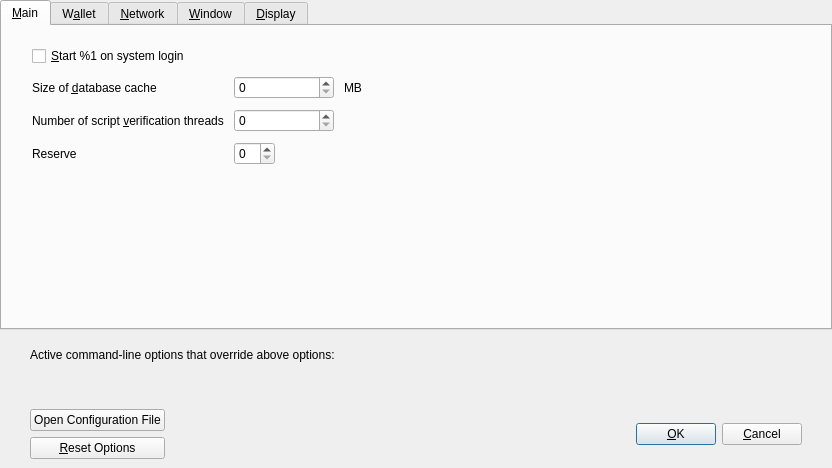
<?xml version="1.0" encoding="UTF-8"?>
<ui version="4.0">
 <class>OptionsDialog</class>
 <widget class="QDialog" name="OptionsDialog">
  <property name="geometry">
   <rect>
    <x>0</x>
    <y>0</y>
    <width>832</width>
    <height>468</height>
   </rect>
  </property>
  <property name="windowTitle">
   <string>Options</string>
  </property>
  <property name="modal">
   <bool>true</bool>
  </property>
  <layout class="QVBoxLayout" name="verticalLayout">
   <property name="leftMargin">
    <number>0</number>
   </property>
   <property name="topMargin">
    <number>0</number>
   </property>
   <property name="rightMargin">
    <number>0</number>
   </property>
   <property name="bottomMargin">
    <number>0</number>
   </property>
   <item>
    <widget class="QTabWidget" name="tabWidget">
     <property name="currentIndex">
      <number>0</number>
     </property>
     <widget class="QWidget" name="tabMain">
      <attribute name="title">
       <string>&amp;Main</string>
      </attribute>
      <layout class="QVBoxLayout" name="verticalLayout_3">
       <property name="spacing">
        <number>10</number>
       </property>
       <property name="leftMargin">
        <number>30</number>
       </property>
       <property name="topMargin">
        <number>20</number>
       </property>
       <property name="rightMargin">
        <number>30</number>
       </property>
       <property name="bottomMargin">
        <number>20</number>
       </property>
       <item>
        <widget class="QCheckBox" name="bitcoinAtStartup">
         <property name="toolTip">
          <string>Automatically start %1 after logging in to the system.</string>
         </property>
         <property name="text">
          <string>&amp;Start %1 on system login</string>
         </property>
        </widget>
       </item>
       <item>
        <layout class="QGridLayout" name="gridLayout">
         <property name="verticalSpacing">
          <number>10</number>
         </property>
         <item row="0" column="0">
          <widget class="QLabel" name="databaseCacheLabel">
           <property name="text">
            <string>Size of &amp;database cache</string>
           </property>
           <property name="textFormat">
            <enum>Qt::PlainText</enum>
           </property>
           <property name="buddy">
            <cstring>databaseCache</cstring>
           </property>
          </widget>
         </item>
         <item row="0" column="1">
          <layout class="QHBoxLayout" name="horizontalLayout_2_Main">
           <item>
            <widget class="QSpinBox" name="databaseCache">
             <property name="minimumSize">
              <size>
               <width>100</width>
               <height>0</height>
              </size>
             </property>
            </widget>
           </item>
           <item>
            <widget class="QLabel" name="databaseCacheUnitLabel">
             <property name="text">
              <string>MB</string>
             </property>
             <property name="textFormat">
              <enum>Qt::PlainText</enum>
             </property>
            </widget>
           </item>
           <item>
            <spacer name="horizontalSpacer_2_Main">
             <property name="orientation">
              <enum>Qt::Horizontal</enum>
             </property>
             <property name="sizeHint" stdset="0">
              <size>
               <width>40</width>
               <height>20</height>
              </size>
             </property>
            </spacer>
           </item>
          </layout>
         </item>
         <item row="1" column="0">
          <widget class="QLabel" name="threadsScriptVerifLabel">
           <property name="text">
            <string>Number of script &amp;verification threads</string>
           </property>
           <property name="textFormat">
            <enum>Qt::PlainText</enum>
           </property>
           <property name="buddy">
            <cstring>threadsScriptVerif</cstring>
           </property>
          </widget>
         </item>
         <item row="1" column="1">
          <layout class="QHBoxLayout" name="horizontalLayout_3_Main">
           <item>
            <widget class="QSpinBox" name="threadsScriptVerif">
             <property name="minimumSize">
              <size>
               <width>100</width>
               <height>0</height>
              </size>
             </property>
             <property name="toolTip">
              <string>(0 = auto, &lt;0 = leave that many cores free)</string>
             </property>
            </widget>
           </item>
           <item>
            <spacer name="horizontalSpacer_3_Main">
             <property name="orientation">
              <enum>Qt::Horizontal</enum>
             </property>
             <property name="sizeHint" stdset="0">
              <size>
               <width>40</width>
               <height>20</height>
              </size>
             </property>
            </spacer>
           </item>
          </layout>
         </item>
         <item row="2" column="0">
          <widget class="QLabel" name="reserveBalanceLabel">
           <property name="text">
            <string>Reserve</string>
           </property>
           <property name="textFormat">
            <enum>Qt::PlainText</enum>
           </property>
           <property name="buddy">
            <cstring>threadsScriptVerif</cstring>
           </property>
          </widget>
         </item>
         <item row="2" column="1">
          <layout class="QHBoxLayout" name="horizontalLayout_3_Main_3">
           <item>
            <widget class="BitcoinAmountField" name="reserveBalance">
             <property name="toolTip">
              <string>(0 = auto, &lt;0 = leave that many cores free)</string>
             </property>
            </widget>
           </item>
           <item>
            <spacer name="horizontalSpacer_3_Main_3">
             <property name="orientation">
              <enum>Qt::Horizontal</enum>
             </property>
             <property name="sizeHint" stdset="0">
              <size>
               <width>40</width>
               <height>20</height>
              </size>
             </property>
            </spacer>
           </item>
          </layout>
         </item>
        </layout>
       </item>
       <item>
        <spacer name="verticalSpacer_Main">
         <property name="orientation">
          <enum>Qt::Vertical</enum>
         </property>
         <property name="sizeHint" stdset="0">
          <size>
           <width>20</width>
           <height>40</height>
          </size>
         </property>
        </spacer>
       </item>
      </layout>
     </widget>
     <widget class="QWidget" name="tabWallet">
      <attribute name="title">
       <string>W&amp;allet</string>
      </attribute>
      <layout class="QVBoxLayout" name="verticalLayout_Wallet">
       <property name="spacing">
        <number>10</number>
       </property>
       <property name="leftMargin">
        <number>30</number>
       </property>
       <property name="topMargin">
        <number>20</number>
       </property>
       <property name="rightMargin">
        <number>30</number>
       </property>
       <property name="bottomMargin">
        <number>20</number>
       </property>
       <item>
        <widget class="QGroupBox" name="groupBox">
         <property name="title">
          <string>Expert</string>
         </property>
         <layout class="QVBoxLayout" name="verticalLayout_2">
          <property name="spacing">
           <number>10</number>
          </property>
          <item>
           <widget class="QCheckBox" name="coinControlFeatures">
            <property name="toolTip">
             <string>Whether to show coin control features or not.</string>
            </property>
            <property name="text">
             <string>Enable coin &amp;control features</string>
            </property>
           </widget>
          </item>
          <item>
           <widget class="QCheckBox" name="spendZeroConfChange">
            <property name="toolTip">
             <string>If you disable the spending of unconfirmed change, the change from a transaction cannot be used until that transaction has at least one confirmation. This also affects how your balance is computed.</string>
            </property>
            <property name="text">
             <string>&amp;Spend unconfirmed change</string>
            </property>
           </widget>
          </item>
          <item>
           <widget class="QCheckBox" name="notUseChangeAddress">
            <property name="text">
             <string>Don't use change &amp;address</string>
            </property>
           </widget>
          </item>
          <item>
           <widget class="QCheckBox" name="checkForUpdates">
            <property name="text">
             <string>Check for &amp;updates</string>
            </property>
           </widget>
          </item>
         </layout>
        </widget>
       </item>
       <item>
        <spacer name="verticalSpacer_Wallet">
         <property name="orientation">
          <enum>Qt::Vertical</enum>
         </property>
         <property name="sizeHint" stdset="0">
          <size>
           <width>20</width>
           <height>40</height>
          </size>
         </property>
        </spacer>
       </item>
      </layout>
     </widget>
     <widget class="QWidget" name="tabNetwork">
      <attribute name="title">
       <string>&amp;Network</string>
      </attribute>
      <layout class="QVBoxLayout" name="verticalLayout_Network">
       <property name="spacing">
        <number>10</number>
       </property>
       <property name="leftMargin">
        <number>30</number>
       </property>
       <property name="topMargin">
        <number>20</number>
       </property>
       <property name="rightMargin">
        <number>30</number>
       </property>
       <property name="bottomMargin">
        <number>20</number>
       </property>
       <item>
        <widget class="QCheckBox" name="mapPortUpnp">
         <property name="toolTip">
          <string>Automatically open the MiningEnthusiastCoin client port on the router. This only works when your router supports UPnP and it is enabled.</string>
         </property>
         <property name="text">
          <string>Map port using &amp;UPnP</string>
         </property>
        </widget>
       </item>
       <item>
        <widget class="QCheckBox" name="allowIncoming">
         <property name="toolTip">
          <string>Accept connections from outside.</string>
         </property>
         <property name="text">
          <string>Allow incomin&amp;g connections</string>
         </property>
        </widget>
       </item>
       <item>
        <widget class="QCheckBox" name="connectSocks">
         <property name="toolTip">
          <string>Connect to the MiningEnthusiastCoin network through a SOCKS5 proxy.</string>
         </property>
         <property name="text">
          <string>&amp;Connect through SOCKS5 proxy (default proxy):</string>
         </property>
        </widget>
       </item>
       <item>
        <layout class="QHBoxLayout" name="horizontalLayout_1_Network">
         <item>
          <widget class="QLabel" name="proxyIpLabel">
           <property name="text">
            <string>Proxy &amp;IP:</string>
           </property>
           <property name="textFormat">
            <enum>Qt::PlainText</enum>
           </property>
           <property name="buddy">
            <cstring>proxyIp</cstring>
           </property>
          </widget>
         </item>
         <item>
          <widget class="QValidatedLineEdit" name="proxyIp">
           <property name="minimumSize">
            <size>
             <width>140</width>
             <height>0</height>
            </size>
           </property>
           <property name="maximumSize">
            <size>
             <width>140</width>
             <height>16777215</height>
            </size>
           </property>
           <property name="toolTip">
            <string>IP address of the proxy (e.g. IPv4: 127.0.0.1 / IPv6: ::1)</string>
           </property>
          </widget>
         </item>
         <item>
          <widget class="QLabel" name="proxyPortLabel">
           <property name="text">
            <string>&amp;Port:</string>
           </property>
           <property name="textFormat">
            <enum>Qt::PlainText</enum>
           </property>
           <property name="buddy">
            <cstring>proxyPort</cstring>
           </property>
          </widget>
         </item>
         <item>
          <widget class="QLineEdit" name="proxyPort">
           <property name="minimumSize">
            <size>
             <width>55</width>
             <height>0</height>
            </size>
           </property>
           <property name="maximumSize">
            <size>
             <width>55</width>
             <height>16777215</height>
            </size>
           </property>
           <property name="toolTip">
            <string>Port of the proxy (e.g. 9050)</string>
           </property>
          </widget>
         </item>
         <item>
          <spacer name="horizontalSpacer_1_Network">
           <property name="orientation">
            <enum>Qt::Horizontal</enum>
           </property>
           <property name="sizeHint" stdset="0">
            <size>
             <width>40</width>
             <height>20</height>
            </size>
           </property>
          </spacer>
         </item>
        </layout>
       </item>
       <item>
        <layout class="QHBoxLayout" name="horizontalLayout_2_Network">
         <item>
          <widget class="QLabel" name="proxyActiveNets">
           <property name="text">
            <string>Used for reaching peers via:</string>
           </property>
           <property name="textFormat">
            <enum>Qt::PlainText</enum>
           </property>
          </widget>
         </item>
         <item>
          <widget class="QCheckBox" name="proxyReachIPv4">
           <property name="enabled">
            <bool>false</bool>
           </property>
           <property name="toolTip">
            <string>Shows if the supplied default SOCKS5 proxy is used to reach peers via this network type.</string>
           </property>
           <property name="text">
            <string/>
           </property>
          </widget>
         </item>
         <item>
          <widget class="QLabel" name="proxyReachIPv4Label">
           <property name="text">
            <string>IPv4</string>
           </property>
           <property name="textFormat">
            <enum>Qt::PlainText</enum>
           </property>
          </widget>
         </item>
         <item>
          <widget class="QCheckBox" name="proxyReachIPv6">
           <property name="enabled">
            <bool>false</bool>
           </property>
           <property name="toolTip">
            <string>Shows if the supplied default SOCKS5 proxy is used to reach peers via this network type.</string>
           </property>
           <property name="text">
            <string/>
           </property>
          </widget>
         </item>
         <item>
          <widget class="QLabel" name="proxyReachIPv6Label">
           <property name="text">
            <string>IPv6</string>
           </property>
           <property name="textFormat">
            <enum>Qt::PlainText</enum>
           </property>
          </widget>
         </item>
         <item>
          <widget class="QCheckBox" name="proxyReachTor">
           <property name="enabled">
            <bool>false</bool>
           </property>
           <property name="toolTip">
            <string>Shows if the supplied default SOCKS5 proxy is used to reach peers via this network type.</string>
           </property>
           <property name="text">
            <string/>
           </property>
          </widget>
         </item>
         <item>
          <widget class="QLabel" name="proxyReachTorLabel">
           <property name="text">
            <string>Tor</string>
           </property>
           <property name="textFormat">
            <enum>Qt::PlainText</enum>
           </property>
          </widget>
         </item>
         <item>
          <spacer name="horizontalSpacer_2_Network">
           <property name="orientation">
            <enum>Qt::Horizontal</enum>
           </property>
           <property name="sizeHint" stdset="0">
            <size>
             <width>40</width>
             <height>20</height>
            </size>
           </property>
          </spacer>
         </item>
        </layout>
       </item>
       <item>
        <widget class="QCheckBox" name="connectSocksTor">
         <property name="toolTip">
          <string>Connect to the MiningEnthusiastCoin network through a separate SOCKS5 proxy for Tor hidden services.</string>
         </property>
         <property name="text">
          <string>Use separate SOCKS&amp;5 proxy to reach peers via Tor hidden services:</string>
         </property>
        </widget>
       </item>
       <item>
        <layout class="QHBoxLayout" name="horizontalLayout_3_Network">
         <item>
          <widget class="QLabel" name="proxyIpTorLabel">
           <property name="text">
            <string>Proxy &amp;IP:</string>
           </property>
           <property name="textFormat">
            <enum>Qt::PlainText</enum>
           </property>
           <property name="buddy">
            <cstring>proxyIpTor</cstring>
           </property>
          </widget>
         </item>
         <item>
          <widget class="QValidatedLineEdit" name="proxyIpTor">
           <property name="minimumSize">
            <size>
             <width>140</width>
             <height>0</height>
            </size>
           </property>
           <property name="maximumSize">
            <size>
             <width>140</width>
             <height>16777215</height>
            </size>
           </property>
           <property name="toolTip">
            <string>IP address of the proxy (e.g. IPv4: 127.0.0.1 / IPv6: ::1)</string>
           </property>
          </widget>
         </item>
         <item>
          <widget class="QLabel" name="proxyPortTorLabel">
           <property name="text">
            <string>&amp;Port:</string>
           </property>
           <property name="textFormat">
            <enum>Qt::PlainText</enum>
           </property>
           <property name="buddy">
            <cstring>proxyPortTor</cstring>
           </property>
          </widget>
         </item>
         <item>
          <widget class="QLineEdit" name="proxyPortTor">
           <property name="minimumSize">
            <size>
             <width>55</width>
             <height>0</height>
            </size>
           </property>
           <property name="maximumSize">
            <size>
             <width>55</width>
             <height>16777215</height>
            </size>
           </property>
           <property name="toolTip">
            <string>Port of the proxy (e.g. 9050)</string>
           </property>
          </widget>
         </item>
         <item>
          <spacer name="horizontalSpacer_4_Network">
           <property name="orientation">
            <enum>Qt::Horizontal</enum>
           </property>
           <property name="sizeHint" stdset="0">
            <size>
             <width>40</width>
             <height>20</height>
            </size>
           </property>
          </spacer>
         </item>
        </layout>
       </item>
       <item>
        <spacer name="verticalSpacer_Network">
         <property name="orientation">
          <enum>Qt::Vertical</enum>
         </property>
         <property name="sizeHint" stdset="0">
          <size>
           <width>20</width>
           <height>40</height>
          </size>
         </property>
        </spacer>
       </item>
      </layout>
     </widget>
     <widget class="QWidget" name="tabWindow">
      <attribute name="title">
       <string>&amp;Window</string>
      </attribute>
      <layout class="QVBoxLayout" name="verticalLayout_Window">
       <property name="spacing">
        <number>10</number>
       </property>
       <property name="leftMargin">
        <number>30</number>
       </property>
       <property name="topMargin">
        <number>20</number>
       </property>
       <property name="rightMargin">
        <number>30</number>
       </property>
       <property name="bottomMargin">
        <number>20</number>
       </property>
       <item>
        <widget class="QCheckBox" name="hideTrayIcon">
         <property name="toolTip">
          <string>Hide the icon from the system tray.</string>
         </property>
         <property name="text">
          <string>&amp;Hide tray icon</string>
         </property>
        </widget>
       </item>
       <item>
        <widget class="QCheckBox" name="minimizeToTray">
         <property name="toolTip">
          <string>Show only a tray icon after minimizing the window.</string>
         </property>
         <property name="text">
          <string>&amp;Minimize to the tray instead of the taskbar</string>
         </property>
        </widget>
       </item>
       <item>
        <widget class="QCheckBox" name="minimizeOnClose">
         <property name="toolTip">
          <string>Minimize instead of exit the application when the window is closed. When this option is enabled, the application will be closed only after selecting Exit in the menu.</string>
         </property>
         <property name="text">
          <string>M&amp;inimize on close</string>
         </property>
        </widget>
       </item>
       <item>
        <spacer name="verticalSpacer_Window">
         <property name="orientation">
          <enum>Qt::Vertical</enum>
         </property>
         <property name="sizeHint" stdset="0">
          <size>
           <width>20</width>
           <height>40</height>
          </size>
         </property>
        </spacer>
       </item>
      </layout>
     </widget>
     <widget class="QWidget" name="tabDisplay">
      <attribute name="title">
       <string>&amp;Display</string>
      </attribute>
      <layout class="QVBoxLayout" name="verticalLayout_Display">
       <property name="spacing">
        <number>10</number>
       </property>
       <property name="leftMargin">
        <number>30</number>
       </property>
       <property name="topMargin">
        <number>20</number>
       </property>
       <property name="rightMargin">
        <number>30</number>
       </property>
       <property name="bottomMargin">
        <number>20</number>
       </property>
       <item>
        <layout class="QGridLayout" name="gridLayout_2">
         <property name="verticalSpacing">
          <number>10</number>
         </property>
         <item row="0" column="0">
          <widget class="QLabel" name="langLabel">
           <property name="text">
            <string>User Interface &amp;language:</string>
           </property>
           <property name="textFormat">
            <enum>Qt::PlainText</enum>
           </property>
           <property name="buddy">
            <cstring>lang</cstring>
           </property>
          </widget>
         </item>
         <item row="0" column="1">
          <widget class="QValueComboBox" name="lang">
           <property name="toolTip">
            <string>The user interface language can be set here. This setting will take effect after restarting %1.</string>
           </property>
          </widget>
         </item>
         <item row="1" column="0">
          <widget class="QLabel" name="unitLabel">
           <property name="text">
            <string>&amp;Unit to show amounts in:</string>
           </property>
           <property name="textFormat">
            <enum>Qt::PlainText</enum>
           </property>
           <property name="buddy">
            <cstring>unit</cstring>
           </property>
          </widget>
         </item>
         <item row="2" column="0">
          <widget class="QLabel" name="thirdPartyTxUrlsLabel">
           <property name="toolTip">
            <string>Third party URLs (e.g. a block explorer) that appear in the transactions tab as context menu items. %s in the URL is replaced by transaction hash. Multiple URLs are separated by vertical bar |.</string>
           </property>
           <property name="text">
            <string>&amp;Third party transaction URLs</string>
           </property>
           <property name="buddy">
            <cstring>thirdPartyTxUrls</cstring>
           </property>
          </widget>
         </item>
         <item row="1" column="1">
          <widget class="QValueComboBox" name="unit">
           <property name="toolTip">
            <string>Choose the default subdivision unit to show in the interface and when sending coins.</string>
           </property>
          </widget>
         </item>
         <item row="2" column="1">
          <widget class="QLineEdit" name="thirdPartyTxUrls">
           <property name="toolTip">
            <string>Third party URLs (e.g. a block explorer) that appear in the transactions tab as context menu items. %s in the URL is replaced by transaction hash. Multiple URLs are separated by vertical bar |.</string>
           </property>
          </widget>
         </item>
        </layout>
       </item>
       <item>
        <spacer name="verticalSpacer_Display">
         <property name="orientation">
          <enum>Qt::Vertical</enum>
         </property>
         <property name="sizeHint" stdset="0">
          <size>
           <width>20</width>
           <height>40</height>
          </size>
         </property>
        </spacer>
       </item>
      </layout>
     </widget>
    </widget>
   </item>
   <item>
    <widget class="QFrame" name="frame">
     <layout class="QVBoxLayout" name="verticalLayout_Bottom">
      <property name="leftMargin">
       <number>30</number>
      </property>
      <property name="rightMargin">
       <number>30</number>
      </property>
      <item>
       <layout class="QHBoxLayout" name="horizontalLayout_Bottom">
        <item>
         <widget class="QLabel" name="overriddenByCommandLineInfoLabel">
          <property name="text">
           <string>Active command-line options that override above options:</string>
          </property>
          <property name="textFormat">
           <enum>Qt::PlainText</enum>
          </property>
         </widget>
        </item>
        <item>
         <spacer name="horizontalSpacer_Bottom">
          <property name="orientation">
           <enum>Qt::Horizontal</enum>
          </property>
          <property name="sizeHint" stdset="0">
           <size>
            <width>40</width>
            <height>20</height>
           </size>
          </property>
         </spacer>
        </item>
       </layout>
      </item>
      <item>
       <widget class="QLabel" name="overriddenByCommandLineLabel">
        <property name="text">
         <string/>
        </property>
        <property name="textFormat">
         <enum>Qt::PlainText</enum>
        </property>
        <property name="wordWrap">
         <bool>true</bool>
        </property>
       </widget>
      </item>
     </layout>
    </widget>
   </item>
   <item>
    <widget class="QWidget" name="buttonsContainerWhite" native="true">
     <layout class="QHBoxLayout" name="horizontalLayout_2">
      <property name="leftMargin">
       <number>30</number>
      </property>
      <property name="rightMargin">
       <number>30</number>
      </property>
      <item>
       <layout class="QVBoxLayout" name="verticalLayout_Buttons">
        <item>
         <widget class="QPushButton" name="openBitcoinConfButton">
          <property name="toolTip">
           <string>Open the %1 configuration file from the working directory.</string>
          </property>
          <property name="text">
           <string>Open Configuration File</string>
          </property>
          <property name="autoDefault">
           <bool>false</bool>
          </property>
         </widget>
        </item>
        <item>
         <widget class="QPushButton" name="resetButton">
          <property name="toolTip">
           <string>Reset all client options to default.</string>
          </property>
          <property name="text">
           <string>&amp;Reset Options</string>
          </property>
          <property name="autoDefault">
           <bool>false</bool>
          </property>
         </widget>
        </item>
       </layout>
      </item>
      <item>
       <spacer name="horizontalSpacer_3">
        <property name="orientation">
         <enum>Qt::Horizontal</enum>
        </property>
        <property name="sizeHint" stdset="0">
         <size>
          <width>20</width>
          <height>20</height>
         </size>
        </property>
       </spacer>
      </item>
      <item>
       <widget class="QLabel" name="statusLabel">
        <property name="minimumSize">
         <size>
          <width>200</width>
          <height>0</height>
         </size>
        </property>
        <property name="font">
         <font>
          <weight>75</weight>
          <bold>true</bold>
         </font>
        </property>
        <property name="text">
         <string/>
        </property>
        <property name="textFormat">
         <enum>Qt::PlainText</enum>
        </property>
        <property name="wordWrap">
         <bool>true</bool>
        </property>
       </widget>
      </item>
      <item>
       <spacer name="horizontalSpacer">
        <property name="orientation">
         <enum>Qt::Horizontal</enum>
        </property>
        <property name="sizeHint" stdset="0">
         <size>
          <width>20</width>
          <height>20</height>
         </size>
        </property>
       </spacer>
      </item>
      <item>
       <widget class="QPushButton" name="okButton">
        <property name="text">
         <string>&amp;OK</string>
        </property>
        <property name="autoDefault">
         <bool>false</bool>
        </property>
        <property name="default">
         <bool>true</bool>
        </property>
       </widget>
      </item>
      <item>
       <widget class="QPushButton" name="cancelButton">
        <property name="text">
         <string>&amp;Cancel</string>
        </property>
        <property name="autoDefault">
         <bool>false</bool>
        </property>
       </widget>
      </item>
     </layout>
    </widget>
   </item>
  </layout>
 </widget>
 <customwidgets>
  <customwidget>
   <class>QValidatedLineEdit</class>
   <extends>QLineEdit</extends>
   <header>qt/qvalidatedlineedit.h</header>
  </customwidget>
  <customwidget>
   <class>QValueComboBox</class>
   <extends>QComboBox</extends>
   <header>qt/qvaluecombobox.h</header>
  </customwidget>
  <customwidget>
   <class>BitcoinAmountField</class>
   <extends>QSpinBox</extends>
   <header>qt/bitcoinamountfield.h</header>
  </customwidget>
 </customwidgets>
 <resources/>
 <connections/>
</ui>
